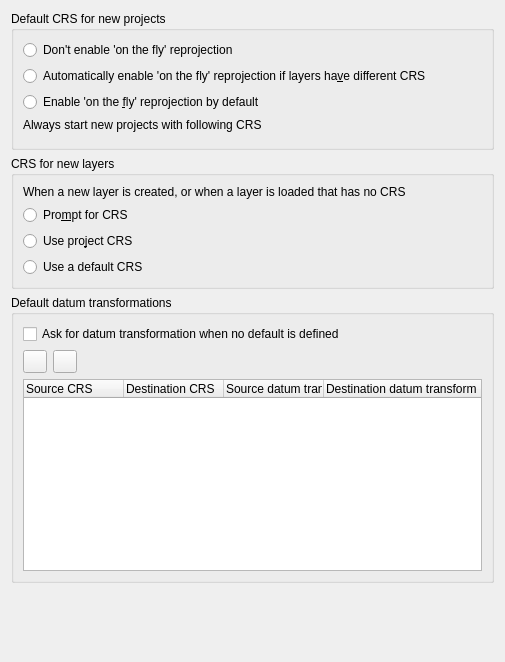
             <widget class="QWidget" name="mOptionsScrollAreaContents_08">
              <property name="geometry">
               <rect>
                <x>0</x>
                <y>0</y>
                <width>505</width>
                <height>662</height>
               </rect>
              </property>
              <layout class="QGridLayout" name="gridLayout_15">
               <item row="5" column="0">
                <spacer name="verticalSpacer">
                 <property name="orientation">
                  <enum>Qt::Vertical</enum>
                 </property>
                 <property name="sizeHint" stdset="0">
                  <size>
                   <width>20</width>
                   <height>40</height>
                  </size>
                 </property>
                </spacer>
               </item>
               <item row="2" column="0">
                <widget class="QgsCollapsibleGroupBox" name="grpProjectionBehaviour">
                 <property name="title">
                  <string>CRS for new layers</string>
                 </property>
                 <layout class="QGridLayout" name="gridLayout_14" columnstretch="0,1">
                  <item row="0" column="0" colspan="2">
                   <widget class="QLabel" name="label_8">
                    <property name="sizePolicy">
                     <sizepolicy hsizetype="Preferred" vsizetype="Maximum">
                      <horstretch>0</horstretch>
                      <verstretch>0</verstretch>
                     </sizepolicy>
                    </property>
                    <property name="text">
                     <string>When a new layer is created, or when a layer is loaded that has no CRS</string>
                    </property>
                    <property name="wordWrap">
                     <bool>true</bool>
                    </property>
                   </widget>
                  </item>
                  <item row="1" column="0">
                   <widget class="QRadioButton" name="radPromptForProjection">
                    <property name="text">
                     <string>Pro&amp;mpt for CRS</string>
                    </property>
                   </widget>
                  </item>
                  <item row="2" column="0">
                   <widget class="QRadioButton" name="radUseProjectProjection">
                    <property name="text">
                     <string>Use pro&amp;ject CRS</string>
                    </property>
                   </widget>
                  </item>
                  <item row="3" column="0">
                   <widget class="QRadioButton" name="radUseGlobalProjection">
                    <property name="text">
                     <string>Use a default CRS</string>
                    </property>
                   </widget>
                  </item>
                  <item row="3" column="1">
                   <widget class="QgsProjectionSelectionWidget" name="leLayerGlobalCrs" native="true">
                    <property name="enabled">
                     <bool>false</bool>
                    </property>
                    <property name="focusPolicy">
                     <enum>Qt::StrongFocus</enum>
                    </property>
                   </widget>
                  </item>
                 </layout>
                </widget>
               </item>
               <item row="1" column="0">
                <widget class="QgsCollapsibleGroupBox" name="grpOtfTransform">
                 <property name="title">
                  <string>Default CRS for new projects</string>
                 </property>
                 <layout class="QGridLayout" name="gridLayout_16" columnstretch="0,1">
                  <item row="0" column="0">
                   <widget class="QRadioButton" name="radOtfNone">
                    <property name="text">
                     <string>Don't enable 'on the fly' reprojection</string>
                    </property>
                   </widget>
                  </item>
                  <item row="0" column="1">
                   <spacer name="horizontalSpacer_43">
                    <property name="orientation">
                     <enum>Qt::Horizontal</enum>
                    </property>
                    <property name="sizeHint" stdset="0">
                     <size>
                      <width>40</width>
                      <height>20</height>
                     </size>
                    </property>
                   </spacer>
                  </item>
                  <item row="1" column="0">
                   <widget class="QRadioButton" name="radOtfAuto">
                    <property name="whatsThis">
                     <string>Automatically enable 'on the fly' reprojection if CRS of a new added layer differ from CRS of layer(s) already present. CRS of present layer(s) will be used.</string>
                    </property>
                    <property name="text">
                     <string>Automatically enable 'on the fly' reprojection if layers ha&amp;ve different CRS</string>
                    </property>
                   </widget>
                  </item>
                  <item row="2" column="0">
                   <widget class="QRadioButton" name="radOtfTransform">
                    <property name="text">
                     <string>Enable 'on the &amp;fly' reprojection by default</string>
                    </property>
                   </widget>
                  </item>
                  <item row="3" column="0">
                   <widget class="QLabel" name="label_16">
                    <property name="text">
                     <string>Always start new projects with following CRS</string>
                    </property>
                   </widget>
                  </item>
                  <item row="4" column="0" colspan="2">
                   <widget class="QgsProjectionSelectionWidget" name="leProjectGlobalCrs" native="true">
                    <property name="focusPolicy">
                     <enum>Qt::StrongFocus</enum>
                    </property>
                   </widget>
                  </item>
                 </layout>
                </widget>
               </item>
               <item row="3" column="0" rowspan="2">
                <widget class="QgsCollapsibleGroupBox" name="mDefaultDatumTransformGroupBox">
                 <property name="title">
                  <string>Default datum transformations</string>
                 </property>
                 <layout class="QGridLayout" name="gridLayout_10">
                  <item row="1" column="0">
                   <layout class="QHBoxLayout" name="horizontalLayout_38">
                    <item>
                     <widget class="QToolButton" name="mAddDefaultTransformButton">
                      <property name="text">
                       <string/>
                      </property>
                      <property name="icon">
                       <iconset resource="../../images/images.qrc">
                        <normaloff>:/images/themes/default/symbologyAdd.svg</normaloff>:/images/themes/default/symbologyAdd.svg</iconset>
                      </property>
                     </widget>
                    </item>
                    <item>
                     <widget class="QToolButton" name="mRemoveDefaultTransformButton">
                      <property name="text">
                       <string/>
                      </property>
                      <property name="icon">
                       <iconset resource="../../images/images.qrc">
                        <normaloff>:/images/themes/default/symbologyRemove.svg</normaloff>:/images/themes/default/symbologyRemove.svg</iconset>
                      </property>
                     </widget>
                    </item>
                    <item>
                     <spacer name="horizontalSpacer_38">
                      <property name="orientation">
                       <enum>Qt::Horizontal</enum>
                      </property>
                      <property name="sizeHint" stdset="0">
                       <size>
                        <width>568</width>
                        <height>20</height>
                       </size>
                      </property>
                     </spacer>
                    </item>
                   </layout>
                  </item>
                  <item row="2" column="0">
                   <widget class="QTreeWidget" name="mDefaultDatumTransformTreeWidget">
                    <column>
                     <property name="text">
                      <string>Source CRS</string>
                     </property>
                    </column>
                    <column>
                     <property name="text">
                      <string>Destination CRS</string>
                     </property>
                    </column>
                    <column>
                     <property name="text">
                      <string>Source datum transform</string>
                     </property>
                    </column>
                    <column>
                     <property name="text">
                      <string>Destination datum transform</string>
                     </property>
                    </column>
                   </widget>
                  </item>
                  <item row="0" column="0">
                   <widget class="QCheckBox" name="chkShowDatumTransformDialog">
                    <property name="text">
                     <string>Ask for datum transformation when no default is defined</string>
                    </property>
                   </widget>
                  </item>
                 </layout>
                </widget>
               </item>
              </layout>
             </widget>
